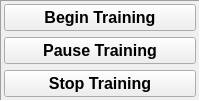
                <widget class="QFrame" name="train_functions_frame">
                 <property name="sizePolicy">
                  <sizepolicy hsizetype="Preferred" vsizetype="Maximum">
                   <horstretch>0</horstretch>
                   <verstretch>0</verstretch>
                  </sizepolicy>
                 </property>
                 <property name="frameShape">
                  <enum>QFrame::Panel</enum>
                 </property>
                 <property name="frameShadow">
                  <enum>QFrame::Sunken</enum>
                 </property>
                 <property name="lineWidth">
                  <number>1</number>
                 </property>
                 <layout class="QVBoxLayout" name="verticalLayout_33">
                  <property name="leftMargin">
                   <number>3</number>
                  </property>
                  <property name="topMargin">
                   <number>3</number>
                  </property>
                  <property name="rightMargin">
                   <number>3</number>
                  </property>
                  <property name="bottomMargin">
                   <number>3</number>
                  </property>
                  <item>
                   <widget class="QPushButton" name="train_start">
                    <property name="font">
                     <font>
                      <pointsize>12</pointsize>
                      <bold>true</bold>
                     </font>
                    </property>
                    <property name="text">
                     <string>Begin Training</string>
                    </property>
                   </widget>
                  </item>
                  <item>
                   <widget class="QPushButton" name="train_pause">
                    <property name="font">
                     <font>
                      <pointsize>12</pointsize>
                      <bold>true</bold>
                     </font>
                    </property>
                    <property name="text">
                     <string>Pause Training</string>
                    </property>
                   </widget>
                  </item>
                  <item>
                   <widget class="QPushButton" name="train_stop">
                    <property name="font">
                     <font>
                      <pointsize>12</pointsize>
                      <bold>true</bold>
                     </font>
                    </property>
                    <property name="text">
                     <string>Stop Training</string>
                    </property>
                   </widget>
                  </item>
                 </layout>
                </widget>
